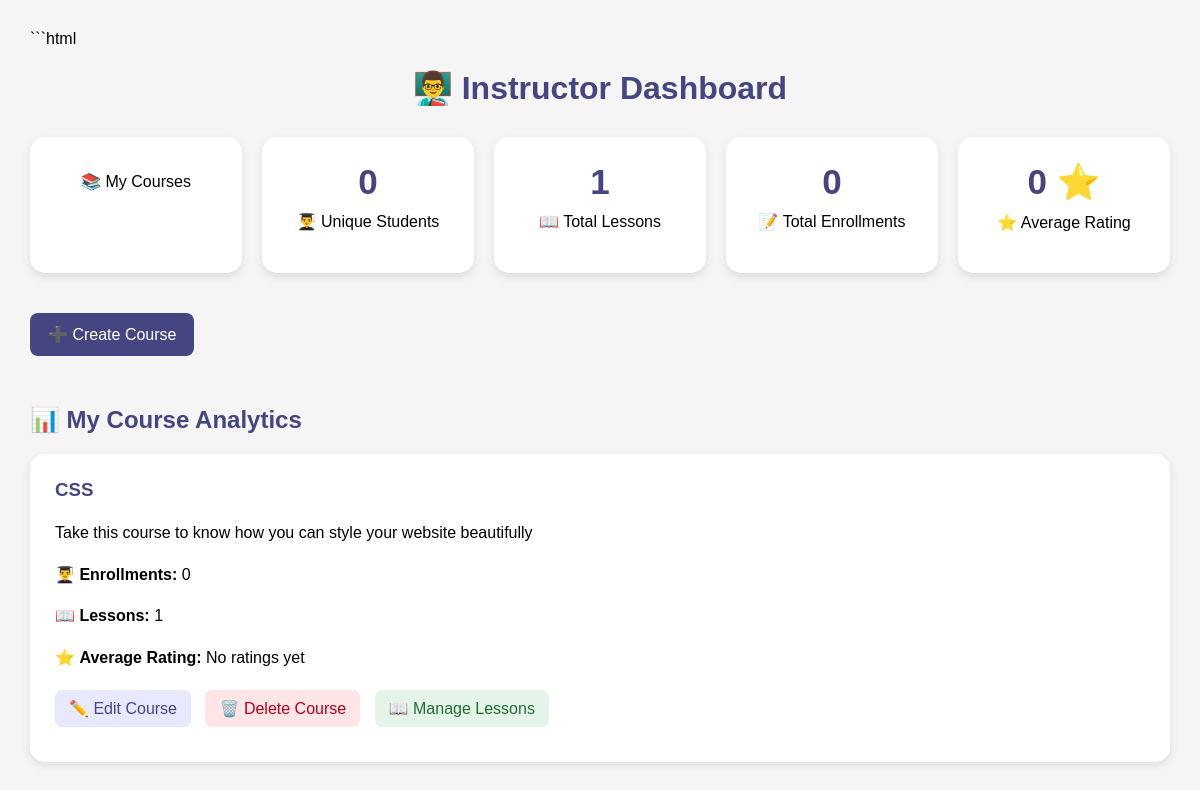
Page /courses/instructor_dashboard/ (signed in) on the committed database.
### course/models.py (models this page shows, shortened)
class Course(models.Model):
    category = models.ForeignKey('Category', on_delete=models.CASCADE, null=True, blank=True)
    saved_by = models.ManyToManyField(
    User, related_name='saved_courses',
    blank=True
)
    instructor = models.ForeignKey(
    User,
    on_delete=models.CASCADE,
    related_name='created_courses',
    null=True,
    blank=True
)
    students =models.ManyToManyField(User,related_name='enrolled_courses')
    title = models.CharField(max_length=200)
    description = models.TextField()
    created_at = models.DateTimeField(auto_now_add=True)
    updated_at = models.DateTimeField(auto_now=True)

### course/views.py (the view)
    def wrapper(request,*args,**kwargs):
        if request.user.profile.role != 'instructor':
            return HttpResponseForbidden("only instructor can access this page.")
        return view_func(request,*args,**kwargs)

### course/views.py (called while the page is built)
def instructor_required(view_func):
    def wrapper(request,*args,**kwargs):
        if request.user.profile.role != 'instructor':
            return HttpResponseForbidden("only instructor can access this page.")
        return view_func(request,*args,**kwargs)
    return wrapper

### course/templates/courses/instructor_dashboard.html (shortened to what this page needs)
<!DOCTYPE html>
<html lang="en">
<head>
</head>
<body>
    <h1>👨‍🏫 Instructor Dashboard</h1>
    <div class="stats-container">
        <div class="stat-card">
            <p>📚 My Courses</p>
        </div>
        <div class="stat-card">
            <h2>{{ student_count }}</h2>
            <p>👨‍🎓 Unique Students</p>
        </div>
        <div class="stat-card">
            <h2>{{ lesson_count }}</h2>
            <p>📖 Total Lessons</p>
        </div>
        <div class="stat-card">
            <h2>{{ enrollment_count }}</h2>
            <p>📝 Total Enrollments</p>
        </div>
        <div class="stat-card">
            <h2>
                {% if average_rating %}
                    {{ average_rating|floatformat:1 }} ⭐
                {% else %}
                    0 ⭐
                {% endif %}
            </h2>
            <p>⭐ Average Rating</p>
        </div>
    </div>
    <a href="{% url 'create_course' %}" class="create-btn">
        ➕ Create Course
    </a>
    <h2>📊 My Course Analytics</h2>
    {% for item in course_analytics %}
        <div class="course-card">
            <h3>{{ item.course.title }}</h3>
            <p>
                {{ item.course.description }}
            </p>
            <p>
                👨‍🎓 <strong>Enrollments:</strong>
                {{ item.enrollment_count }}
            </p>
            <p>
                📖 <strong>Lessons:</strong>
                {{ item.lesson_count }}
            </p>
            <p>
                ⭐ <strong>Average Rating:</strong>
                {% if item.average_rating %}
                    {{ item.average_rating|floatformat:1 }} / 5
                {% else %}
                    No ratings yet
                {% endif %}
            </p>
            <div class="actions">
                <a
                    href="{% url 'edit_course' item.course.id %}"
                    class="edit-btn"
                >
                    ✏️ Edit Course
                </a>
                <a
                    href="{% url 'delete_course' item.course.id %}"
                    class="delete-btn"
                >
                    🗑️ Delete Course
                </a>
                <a
                    href="{% url 'manage_lessons' item.course.id %}"
                    class="lesson-btn"
                >
                    📖 Manage Lessons
                </a>
            </div>
        </div>
    {% empty %}
        <p>You haven't created any courses yet.</p>
    {% endfor %}
</body>
</html>

### course/templates/courses/instructor_dashboard.html (style rules this page uses)
body { font-family: Arial, sans-serif; margin: 30px; background-color: #f5f5f5; }
h1 { text-align: center; margin-bottom: 30px; color: rgb(69, 69, 130); }
h2 { color: rgb(69, 69, 130); }
.stats-container { display: grid; grid-template-columns: repeat(5, 1fr); gap: 20px; margin-bottom: 40px; }
.stat-card { background-color: white; border-radius: 15px; padding: 25px; text-align: center; box-shadow: 0 4px 10px rgba(0, 0, 0, 0.1); }
.stat-card h2 { margin: 0; font-size: 35px; color: rgb(69, 69, 130); }
.stat-card p { margin-top: 10px; font-size: 16px; }
.create-btn { display: inline-block; margin-bottom: 30px; padding: 12px 18px; background-color: rgb(69, 69, 130); color: white; text-decoration: none; border-radius: 8px; }
.course-card { background-color: white; padding: 25px; margin: 20px 0; border-radius: 15px; box-shadow: 0 3px 10px rgba(0, 0, 0, 0.1); }
.course-card h3 { color: rgb(69, 69, 130); margin-top: 0; }
.course-card p { line-height: 1.6; }
.actions { margin-top: 20px; }
.actions a { display: inline-block; margin-right: 10px; margin-bottom: 10px; padding: 9px 14px; border-radius: 7px; text-decoration: none; }
.edit-btn { background-color: #e8e8ff; color: rgb(69, 69, 130); }
.delete-btn { background-color: #ffe5e5; color: #b00020; }
.lesson-btn { background-color: #e5f4e8; color: #236b35; }

### rows in the picture
Course: course "CSS", course.description "Take this course to know how you can style your website beautifully", enrollment_count "0", lesson_count "1"

### other values in the picture
{{ student_count }} "0"
{{ lesson_count }} "1"
{{ enrollment_count }} "0"
